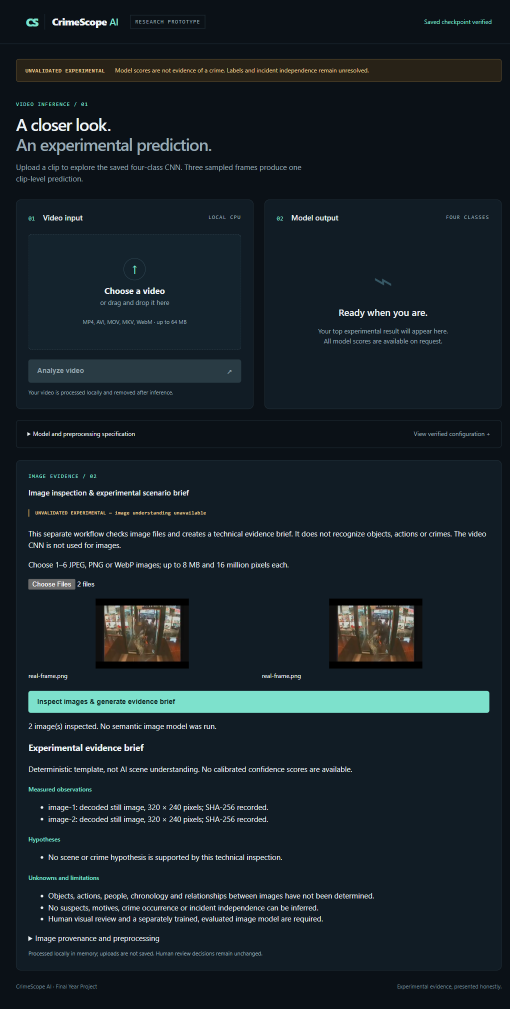
#> input picture reports/image-prototype-desktop.png, 1020 x 2017 px (shown at 1/2 size)
$ python -i review.py   (imports and definitions only)
#> lines starting #> are read from the running program, lines starting #| are printed output that depends on the picture
"""Local OpenCV temporal review: technical checks and explicitly uncertain similarity.

No learned weights, crime inference, incident-independence certification or approval.
"""
import argparse
import base64
import csv
import html
import json
from datetime import datetime, timezone
from zipfile import ZipFile, ZIP_DEFLATED
from pathlib import Path
import cv2
import numpy as np
from scripts.data import (CLASSES, FIELDS, canonical_clip, class_summary, file_hash,
                          source_id, split_signature, validate_manifest)
from scripts.dataset_paths import resolve_dataset_root

SAMPLES = 12


# [40 lines left out: function temporal_samples, not called in this run]


def fingerprint(frame):
    gray = cv2.cvtColor(cv2.resize(frame,(32,32)), cv2.COLOR_BGR2GRAY)
    small = cv2.resize(gray,(9,8))
    bits = (small[:,1:] > small[:,:-1]).flatten()
    value = sum(int(v) << i for i,v in enumerate(bits))
    return dict(dhash=value, gray=gray, texture=float(gray.std()))


# [258 lines left out: functions compare_temporal, _sheet, review_summary, _summary_markdown, _export_artifacts, _render and 1 more, not called in this run]


# [5 lines not run here, left out]

>>> import cv2
>>> picture = cv2.imread('../reports/image-prototype-desktop.png')
#> picture is the input picture: shape (2017, 1020, 3); mean B, G, R 41.1, 34.7, 24.1
>>> result = fingerprint(picture)
#> in fingerprint, `gray = cv2.cvtColor(cv2.resize(frame,(32,32)), cv2.COLOR_BGR2GRAY)`:
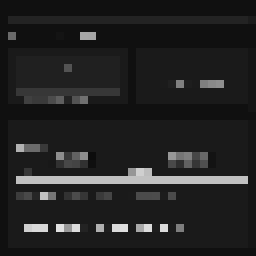
#> gray: shape (32, 32) (shown 8 times larger); min 12, max 225, mean 34.8
#> in fingerprint, `value = sum(int(v) << i for i,v in enumerate(bits))`: value = 9895612059648
#> result = 3 items

$ run again, on reports/image-prototype-mobile.png
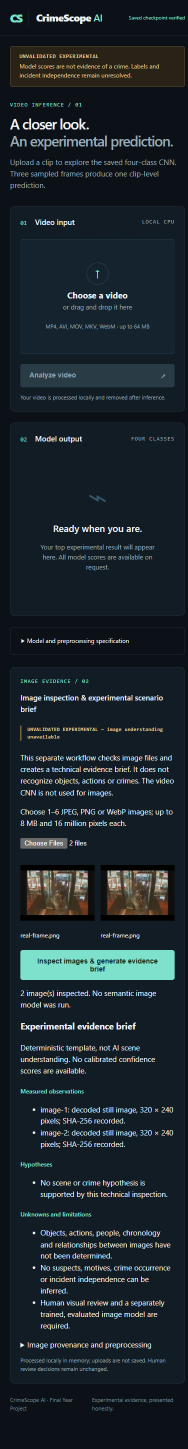
#> input picture reports/image-prototype-mobile.png, 375 x 2897 px (shown at 1/2 size)
#> picture is the input picture: shape (2897, 375, 3); mean B, G, R 45.1, 38.8, 28.2
#> in fingerprint, `gray = cv2.cvtColor(cv2.resize(frame,(32,32)), cv2.COLOR_BGR2GRAY)`:
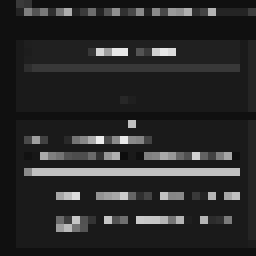
#> gray: shape (32, 32) (shown 8 times larger); min 13, max 235, mean 40.5
#> value = 72340190017951035
#> result = 3 items

$ run again, on reports/incident-desktop.png
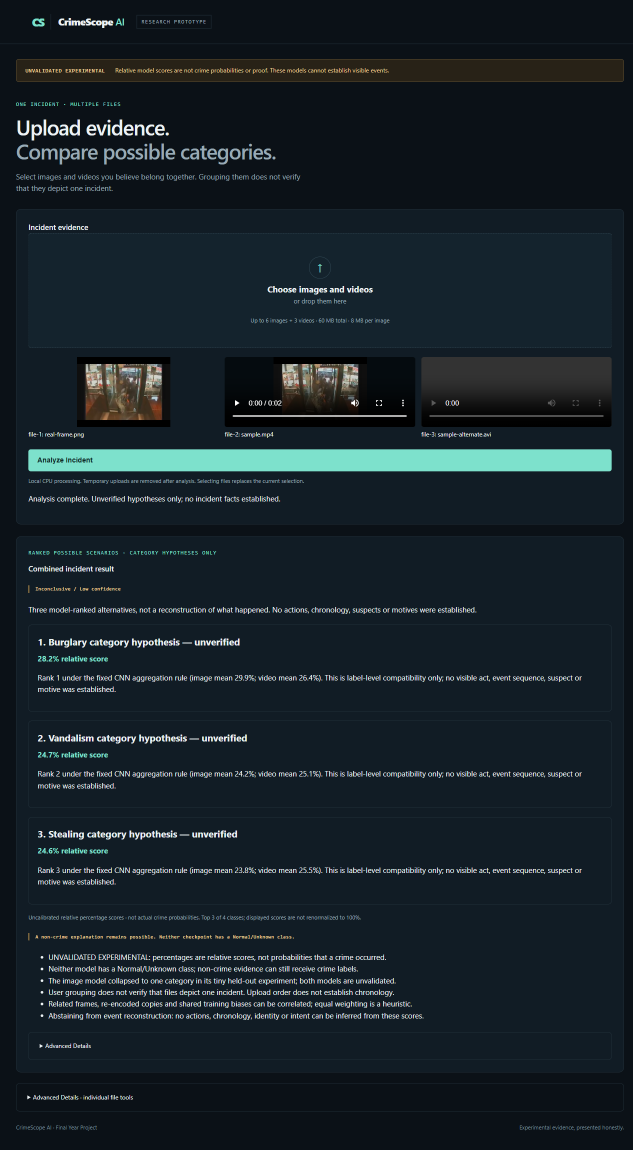
#> input picture reports/incident-desktop.png, 1265 x 2299 px (shown at 1/2 size)
#> picture is the input picture: shape (2299, 1265, 3); mean B, G, R 41.2, 34.6, 23.9
#> in fingerprint, `gray = cv2.cvtColor(cv2.resize(frame,(32,32)), cv2.COLOR_BGR2GRAY)`:
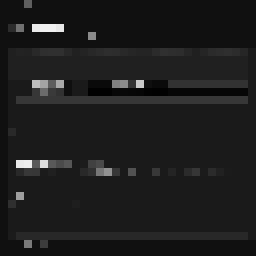
#> gray: shape (32, 32) (shown 8 times larger); min 1, max 241, mean 29.2
#> value = 72696410296374528
#> result = 3 items

$ run again, on reports/incident-mobile.png
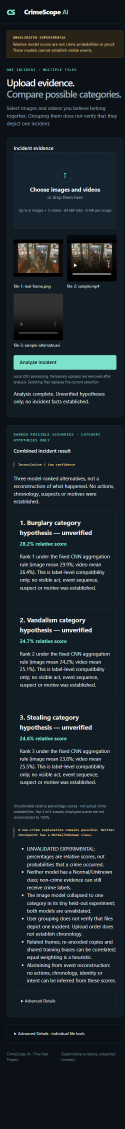
#> input picture reports/incident-mobile.png, 375 x 3385 px (shown at 1/3 size)
#> picture is the input picture: shape (3385, 375, 3); mean B, G, R 45.1, 38.7, 28.8
#> in fingerprint, `gray = cv2.cvtColor(cv2.resize(frame,(32,32)), cv2.COLOR_BGR2GRAY)`:
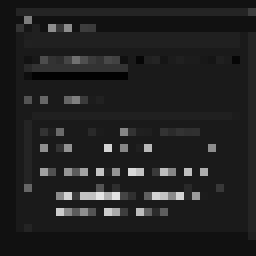
#> gray: shape (32, 32) (shown 8 times larger); min 2, max 228, mean 32.3
#> value = 7640819852378369
#> result = 3 items
